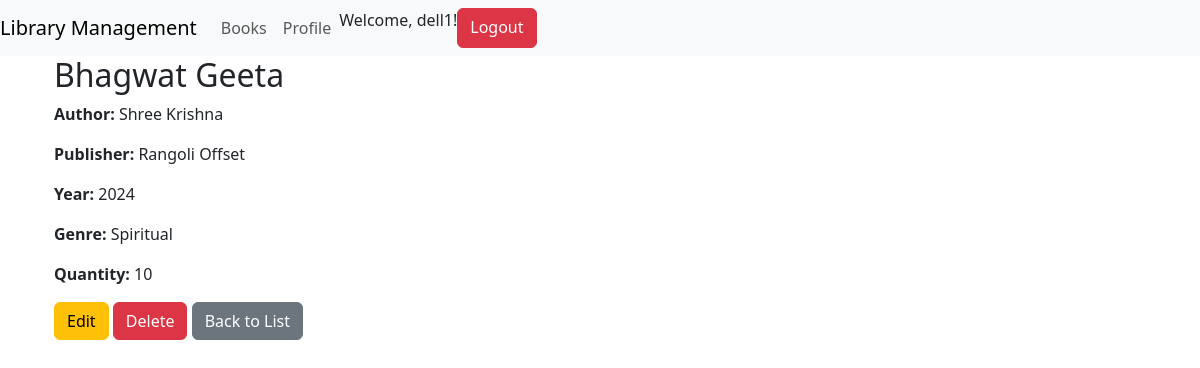
The app's page /books/book/2/ (signed in) with its own data.
### books/models.py (models this page shows, shortened)
class Book(models.Model):
    isbn = models.CharField(max_length=13)
    title = models.CharField(max_length=200)
    author = models.CharField(max_length=200)
    publisher = models.CharField(max_length=200)
    year = models.IntegerField()
    genre = models.CharField(max_length=100)
    quantity = models.IntegerField()
    cover_image = models.ImageField(upload_to='covers/', blank=True, null=True)

### books/views.py (the view)
# urls.py: path('book/<int:pk>/', views.book_detail, name='book_detail'),
@login_required
def book_detail(request, pk):
    book = get_object_or_404(Book, pk=pk)
    return render(request, 'book_detail.html', {'book': book})

### books/templates/book_detail.html
{%  extends 'base.html' %}
{% block content %}
    <div class="container">
        <h2>{{ book.title }}</h2>
        <p><strong>Author:</strong> {{ book.author }}</p>
        <p><strong>Publisher:</strong> {{ book.publisher }}</p>
        <p><strong>Year:</strong> {{ book.year }}</p>
        <p><strong>Genre:</strong> {{ book.genre }}</p>
        <p><strong>Quantity:</strong> {{ book.quantity }}</p>
        <a href="{% url 'book_update' book.pk %}" class="btn btn-warning">Edit</a>
        <a href="{% url 'book_delete' book.pk %}" class="btn btn-danger">Delete</a>
        <a href="{% url 'book_list' %}" class="btn btn-secondary">Back to List</a>
    </div>
{% endblock %}

### books/templates/base.html (shortened to what this page needs)
<!DOCTYPE html>
<html>
<head>
    {% load bootstrap5 %}
    {% bootstrap_css %}
</head>
<body>
    <nav class="navbar navbar-expand-lg navbar-light bg-light">
        <a class="navbar-brand" href="{% url 'home' %}">Library Management</a>
        <div class="collapse navbar-collapse">
            <ul class="navbar-nav mr-auto">
                <li class="nav-item"><a class="nav-link" href="{% url 'book_list' %}">Books</a></li>
                <li class="nav-item"><a class="nav-link" href="{% url 'profile' %}">Profile</a></li>
            </ul>
            <ul class="navbar-nav ml-auto">
                {% if not user.is_authenticated %}
                <a href="{% url 'google_login' %}" class="btn btn-primary">Login with Google</a>
            {% else %}
                <p>Welcome, {{ user.username }}!</p>
                <a href="{% url 'logout' %}" class="btn btn-danger">Logout</a>
            {% endif %}
            </ul>
        </div>
    </nav>
    <div class="container">
        {% block content %}{% endblock %}
    </div>
</body>
</html>

### records on screen
Book: title "Bhagwat Geeta", author "Shree Krishna", publisher "Rangoli Offset", year "2024", genre "Spiritual", quantity "10"

### other values on screen
{{ user.username }} "dell1"
